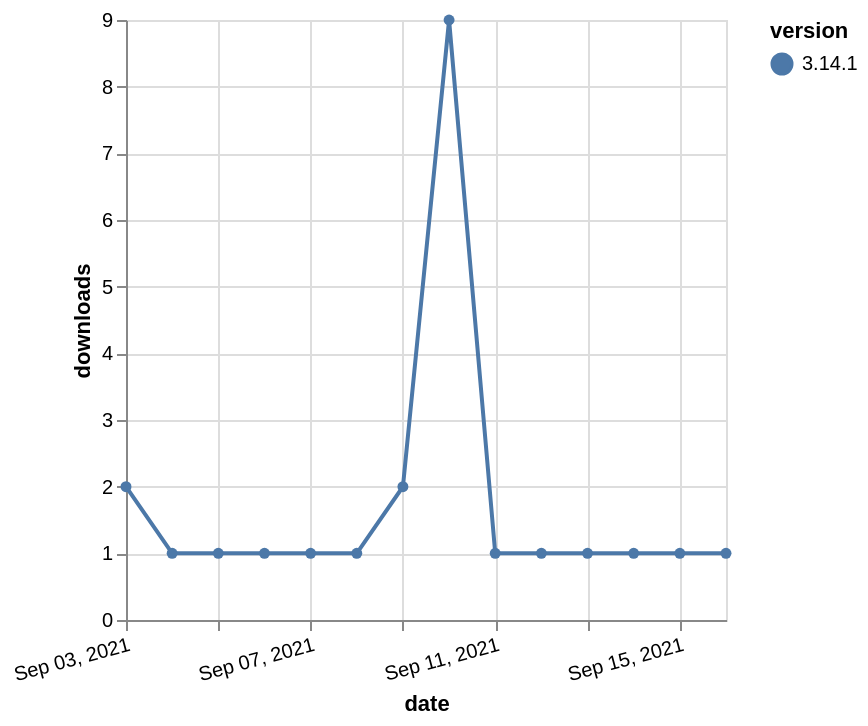

Vega-Lite specification stored for this chart:
### Vega-Lite specification from a JSON file in a GitHub repository (floating-point values rounded to 4 significant figures)
{"$schema": "https://vega.github.io/schema/vega-lite/v5.json", "description": "A simple bar chart with embedded data.", "data": {"values": [{"date": "2021-09-03", "total": 614, "delta": 2, "version": "3.14.1"}, {"date": "2021-09-04", "total": 615, "delta": 1, "version": "3.14.1"}, {"date": "2021-09-05", "total": 616, "delta": 1, "version": "3.14.1"}, {"date": "2021-09-06", "total": 617, "delta": 1, "version": "3.14.1"}, {"date": "2021-09-07", "total": 618, "delta": 1, "version": "3.14.1"}, {"date": "2021-09-08", "total": 619, "delta": 1, "version": "3.14.1"}, {"date": "2021-09-09", "total": 621, "delta": 2, "version": "3.14.1"}, {"date": "2021-09-10", "total": 630, "delta": 9, "version": "3.14.1"}, {"date": "2021-09-11", "total": 631, "delta": 1, "version": "3.14.1"}, {"date": "2021-09-12", "total": 632, "delta": 1, "version": "3.14.1"}, {"date": "2021-09-13", "total": 633, "delta": 1, "version": "3.14.1"}, {"date": "2021-09-14", "total": 634, "delta": 1, "version": "3.14.1"}, {"date": "2021-09-15", "total": 635, "delta": 1, "version": "3.14.1"}, {"date": "2021-09-16", "total": 636, "delta": 1, "version": "3.14.1"}]}, "width": "container", "mark": {"type": "line", "point": {"filled": true}}, "encoding": {"x": {"field": "date", "type": "temporal", "timeUnit": "yearmonthdate", "title": "date", "axis": {"labelAngle": -15}}, "y": {"field": "delta", "type": "quantitative", "title": "downloads"}, "color": {"field": "version", "type": "nominal"}, "tooltip": {"field": "delta"}}}
